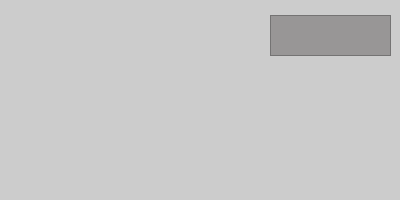
Frame 1 (no input)
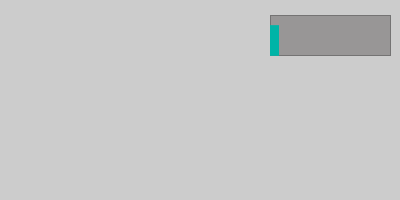
Frame 60 (the mouse pressed at the canvas centre just before this capture)
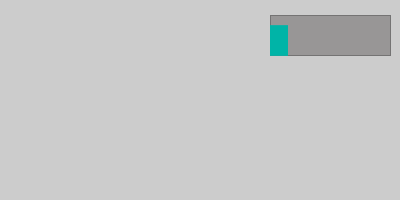
Frame 120 (the mouse held since frame 60 and released just before this capture)

The Processing sketch that drew these frames (run headless with seeded random() and noise(); from frame 60 on, the mouse is pressed at the canvas centre):

// Processing sketch: timer_example
// ── timer_example.pde
int delay = 2000;
Timer timer; 
int i;

void setup() {
  size(400, 200);
  timer = new Timer(100);    // Create a timer that goes off every 1 second
  timer.start();
  fill(#989696);
  stroke(#747373);
  rectMode(CENTER);
  rect(width - 70, 35, 120, 40);
  i = width - 130;
  
}

void draw() {
  if (timer.isFinished()){
      stroke(#00B4A7);
      line(i, 25, i, 55);
      println("Timer", i);
       i++;
      timer.start();
    }
       
  if (i > width - 10){
    i = width - 130; //reset to your starting point
  }else{
   
  }
}

// ── Timer.pde
class Timer {

  int savedTime; // When Timer started
  int totalTime; // How long Timer should last

  Timer(int tempTotalTime) {
    totalTime = tempTotalTime;
  }

  void setTime(int t) {
    totalTime = t;
  }

  // Starting the timer
  void start() {
    // When the timer starts it stores the current time in milliseconds.
    savedTime = millis();
  }

  // The function isFinished() returns true if 5,000 ms have passed. 
  // The work of the timer is farmed out to this method.
  boolean isFinished() { 
    // Check how much time has passed
    int passedTime = millis()- savedTime;
    if (passedTime > totalTime) {
      return true;
    } else {
      return false;
    }
  }
}
